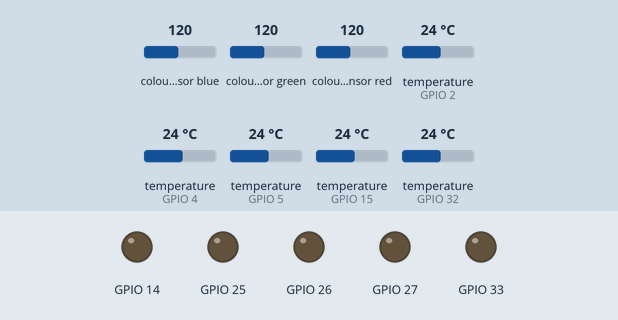
The program below on a simulated ESP32 board running MicroPython. On the bench: output pins drawn as LEDs (lit = HIGH). Inputs (shaded band) come from the test bench; at power-on: temperature (sensors on GPIO 2, GPIO 4, GPIO 5, GPIO 15, GPIO 32) 24 °C, colour sensor blue 120, colour sensor green 120, colour sensor red 120. WiFi joins after 1.5 s; no MQTT or app messages arrive unless stated; files that are not in the repository are absent; the clock reads 2024-03-15 10:24:30 at power-on unless the program sets it; what the program prints to the serial console is not drawn.

Above: at 3.5 s.
3.6 s: temperature (sensor on GPIO 2) set to 22.3 °C
16.4 s: temperature (sensor on GPIO 2) set to 21.2 °C
At 24.4 s:
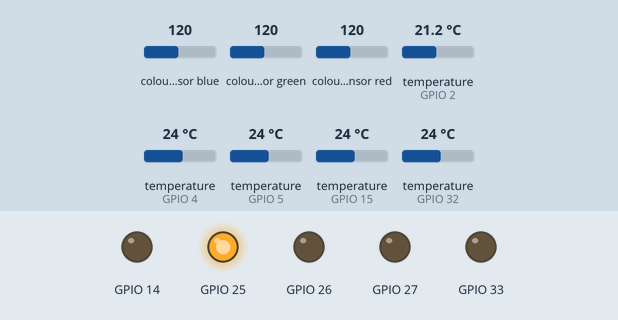
Timing chart, 0 to 25.9 s (numbered marks = the images above; inputs shaded):
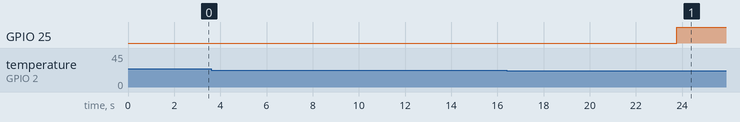

Measured:
- the behaviour switches between 22 and 21.9 °C on temperature (sensor on GPIO 2) (found by bisection; images 0 and 1)
- after the input at 3.6 s, every drawn part: stays the same
- after the input at 16.4 s, GPIO 25: LOW → HIGH after 7.4 s

The program:

Control_tem_res.py
```python
import time
import machine
import onewire
import ds18x20
from umqtt.robust import MQTTClient
import Wifi
from machine import Pin, I2C
import json

#   WIFI
if not Wifi.conectar():
    print("Error WiFi")
    while True:
        time.sleep(1)

print("WiFi conectado\n")

#   MQTT
MQTT_BROKER = "192.168.59.216"
MQTT_PORT   = 1883
MQTT_ID     = "esp1_temperaturas"

TOPICS_TEMP = [
    b"in/esp1/temperatura/azul",
    b"in/esp1/temperatura/rojo",
    b"in/esp1/temperatura/amarillo",
    b"in/esp1/temperatura/negro",
    b"in/esp1/temperatura/blanco"
]

TOPIC_COLOR = b"in/micro/sensor/color"
TOPIC_OUT   = b"esp/out"

def on_message(topic, msg):
    print("\nMensaje recibido")
    print("Topic:", topic)
    print("Msg:", msg)

client = MQTTClient(MQTT_ID, MQTT_BROKER, port=MQTT_PORT)
client.set_callback(on_message)
client.connect()
client.subscribe(TOPIC_OUT)
print("MQTT conectado\n")

#   PINES
PINES_SENSORES = [15, 2, 4, 5, 32]
PINES_RESISTENCIAS = [33, 25, 26, 27, 14]

#   SENSORES DS18B20
sensores = []
estado_sensores = []

for pin in PINES_SENSORES:
    ow = onewire.OneWire(machine.Pin(pin))
    ds = ds18x20.DS18X20(ow)
    roms = ds.scan()

    sensores.append(ds)
    estado_sensores.append({
        "roms": roms,
        "fallos": 0,
        "estado": "OK" if roms else "SIN_ROM"
    })

    print(f"Sensor en pin {pin}: {roms}")

#   RESISTENCIAS
resistencias = []
for pin in PINES_RESISTENCIAS:
    r = machine.Pin(pin, machine.Pin.OUT)
    r.value(0)
    resistencias.append(r)

TEMP_MIN = 22.0
TEMP_MAX = 27.0
TIEMPO_MAX_RESISTENCIA = 60
INTERVALO_LECTURA = 5

resistencia_activa = None
tiempo_inicio_resistencia = None


def apagar_todas():
    global resistencia_activa, tiempo_inicio_resistencia
    for r in resistencias:
        r.value(0)
    resistencia_activa = None
    tiempo_inicio_resistencia = None
    print("Todas las resistencias apagadas\n")

#   SENSOR TCS34725
i2c = I2C(1, scl=Pin(22), sda=Pin(21))
ADDR = 0x29

# Detección del sensor
dispositivos = i2c.scan()
print("I2C detectados:", dispositivos)

sensor_color_presente = (ADDR in dispositivos)

def write_reg(reg, val):
    try:
        i2c.writeto_mem(ADDR, 0x80 | reg, bytes([val]))
        return True
    except:
        return False

def read_reg16(reg):
    try:
        data = i2c.readfrom_mem(ADDR, 0x80 | reg, 2)
        return (data[1] << 8) | data[0]
    except:
        return None

def init_tcs34725():
    if not write_reg(0x00, 0x01):
        return False

    time.sleep(0.01)
    if not write_reg(0x00, 0x03):
        return False

    write_reg(0x01, 0xD5)
    write_reg(0x0F, 0x00)

    return True

if sensor_color_presente:
    if init_tcs34725():
        print("Sensor de color inicializado")
    else:
        print("Error inicializando sensor → desactivado")
        sensor_color_presente = False
else:
    print("Sensor de color NO detectado → desactivado")

# Cargar calibración
try:
    with open("calib_rgb.json", "r") as f:
        coef = json.load(f)
        print("Calibración cargada.")
except:
    coef = {"Rmin":0,"Rmax":4095,"Gmin":0,"Gmax":4095,"Bmin":0,"Bmax":4095}
    print("Sin calibración, usando valores por defecto")

def leer_rgb():
    r = read_reg16(0x16)
    g = read_reg16(0x18)
    b = read_reg16(0x1A)
    c = read_reg16(0x14)

    if None in [r, g, b, c]:
        return None

    return r, g, b, c

def convertir_255(r, g, b):
    R = (r - coef["Rmin"]) / (coef["Rmax"] - coef["Rmin"]) * 255
    G = (g - coef["Gmin"]) / (coef["Gmax"] - coef["Gmin"]) * 255
    B = (b - coef["Bmin"]) / (coef["Bmax"] - coef["Bmin"]) * 255
    return max(0,int(R)), max(0,int(G)), max(0,int(B))

#   BUCLE PRINCIPAL
print("ESP1 listo!\n")

while True:
    print("\033[2J\033[H")
    client.check_msg()

    temperaturas = []

    #   LECTURA TEMPERATURAS
    for i, ds in enumerate(sensores):
        registro = estado_sensores[i]
        roms = registro["roms"]

        if not roms:
            registro["fallos"] += 1
            registro["estado"] = "SIN_ROM"
            temperaturas.append(None)
            print(f"Sensor {i+1}: SIN_ROM")
            continue

        try:
            ds.convert_temp()
            time.sleep_ms(750)

            temp = ds.read_temp(roms[0])
            registro["fallos"] = 0
            registro["estado"] = "OK"
            temperaturas.append(temp)

            print(f"Sensor {i+1}: {temp} °C")
            client.publish(TOPICS_TEMP[i], str(temp))

        except:
            registro["fallos"] += 1
            temperaturas.append(None)
            registro["estado"] = "ERROR"
            print(f"Sensor {i+1}: ERROR")

    #   CONTROL RESISTENCIAS
    for i, temp in enumerate(temperaturas):
        if temp is None:
            continue

        if temp < TEMP_MIN:
            if resistencia_activa not in [None, i]:
                continue
            if resistencia_activa is None:
                print(f"Encendiendo resistencia {i+1}")
                resistencias[i].value(1)
                resistencia_activa = i
                tiempo_inicio_resistencia = time.time()

        elif temp > TEMP_MAX:
            if resistencia_activa == i:
                print(f"Apagando resistencia {i+1}")
                resistencias[i].value(0)
                resistencia_activa = None

    if resistencia_activa is not None:
        if time.time() - tiempo_inicio_resistencia > TIEMPO_MAX_RESISTENCIA:
            print("Tiempo máximo alcanzado")
            apagar_todas()


    #   SENSOR DE COLOR
    if sensor_color_presente:
        lectura = leer_rgb()

        if lectura:
            r, g, b, c = lectura
            R255, G255, B255 = convertir_255(r, g, b)
            msg = '{"R":%d,"G":%d,"B":%d}' % (R255, G255, B255)
            client.publish(TOPIC_COLOR, msg)
            print("Color enviado:", msg)
        else:
            print("Error leyendo color (no se publica)")
    else:
        print("Sensor de color desactivado")

    time.sleep(INTERVALO_LECTURA)
```

Wifi.py
```python
import network
import time

SSID = "Chucho"
PASSWORD = "Chucho123"

def conectar():

    wlan = network.WLAN(network.STA_IF)
    wlan.active(True)

    if not wlan.isconnected():
        print("Conectando a WiFi...")
        wlan.connect(SSID, PASSWORD)

        t0 = time.time()
        while not wlan.isconnected():
            if time.time() - t0 > 15:
                return False
            time.sleep(1)

    print("WiFi OK:", wlan.ifconfig())
    return True
```
